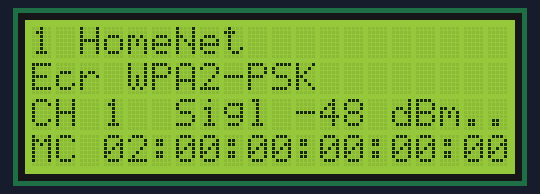
A sketch run on a simulated ESP32. Parts: 20×4 character LCD. A WiFi scan finds three made-up networks.

Above: at 3.2 s.
At 4.3 s:
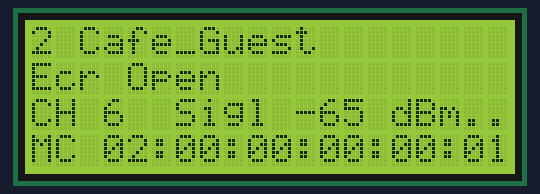
At 5.4 s:
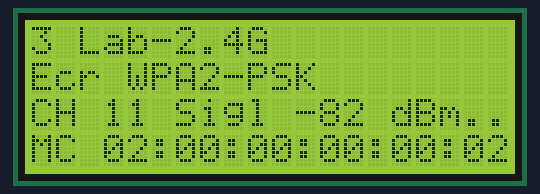

Measured:
- by itself, everything shown: repeats every 5.2 s, in 3 steps
- what the display in image 0 shows lasts 1.1 s, from 3.2 s to 4.3 s
- what the display in image 2 shows lasts 3.1 s, from 5.3 s to 8.4 s

The sketch:

WIFI_SCAN_LCD_I2C.ino
```cpp
#include <Wire.h>
#include <LiquidCrystal_I2C.h>  // biblhoteca para definirmos pinos digitais para comnicacao I2C
#include <SPI.h>                // Tabem vamos pressar da SPI
#include <WiFi.h>               // Essa e a bilhoteca princimpal para o Scan de redes wifi

LiquidCrystal_I2C lcd(0x27, 20, 4);  // DEfinimos o endereco do nonso periferico na comunicacao I2C no Numero de colunas e o numero de linhas

void printEncryptionType();      // Aqui esta a inicializacao da funcao que se responsabiliza por ver i tipo ade criptogradi disponivel
void listNetworks();              // Funcao que lista as redes
void printMacAddress();           // Funcao que lista os enderecos MACs de cada rede
int x;

void setup() {
  //pinMode(4, OUTPUT);
  // put your setup code here, to run once:
  Wire.begin(14, 15);      // Aquie definimos os pinos para ligarmos o LCD liquidCrsytal SDA e SCL
  lcd.begin(20, 4);        // Inicializamos a comunicacao para lcd de 20 colunas em cada 4 linhas
  lcd.init();              // Inicializamos o lcd
  lcd.backlight();         // Ligamos a liz de fundo do LCD
  lcd.setCursor(0,0);      // Colocamos o cursor na linha 0 e coluna 0
  //analogWrite(4, 150);
  delay(1000);
  //analogWrite(4, 1);

}

void loop() {
  // put your main code here, to run repeatedly:
  listNetworks();    // no loop vamos rodat o metodo que faz o sacn das redes...
}
void listNetworks() {
  // scan for nearby networks:
  int numSsid = WiFi.scanNetworks();
  if (numSsid == -1) {
    lcd.println("AP HIDEN");
    while (true);
  }
  if (numSsid<1){
    lcd.clear();
    lcd.setCursor(2, 0);
    lcd.print("WLAN unavailable");
    lcd.setCursor(10, 3);
    lcd.print("Scaning");
    delay(500);
    lcd.setCursor(17, 3);
    lcd.print(".");
    delay(500);
    lcd.setCursor(18, 3);
    lcd.print(".");
    delay(500);
    lcd.setCursor(19, 3);
    lcd.print(".");
    delay(500);

  }
  // Printar a lista de redes:
  //Serial.print("[*] Number of available networks:_");
  //Serial.print(numSsid);


  // Mostrar o numero das redes e os nomes das redes encontradas
  for (int thisNet = 0; thisNet < numSsid; thisNet++) {
    x=thisNet;
    lcd.clear();
    lcd.setCursor(0,0);
    lcd.print(thisNet+1);

    lcd.setCursor(2,0);
    lcd.print(WiFi.SSID(thisNet));
    lcd.setCursor(0,1);
    lcd.print("Ecr ");
    lcd.setCursor(4,1);
    printEncryptionType();
    lcd.setCursor(0,2);
    lcd.print("CH ");
    lcd.setCursor(3, 2);
    lcd.print(WiFi.channel(thisNet));
    lcd.setCursor(6, 2);
    lcd.print("Sigl ");
    lcd.setCursor(11, 2);
    lcd.print(WiFi.RSSI(thisNet));
    lcd.setCursor(15, 2);
    lcd.println("dBm");
    lcd.setCursor(18, 2);
    lcd.print("..");

    lcd.setCursor(0, 3);
    lcd.print("MC ");
    lcd.setCursor(3, 3);
    lcd.print(WiFi.BSSIDstr(thisNet));
    delay(1000);
    //
    //printEncryptionType();
  }
  //Serial.println("\n\n");
}

void printEncryptionType() {
  // read the encryption type and print out the name:

  switch (WiFi.encryptionType(x)) {
    case 0:
      lcd.print("Open");
      break;
    case 1:
      lcd.print("WEP");
      break;
    case 2:
      lcd.print("WPA");
      break;
    case 3:
      lcd.print("WPA2-PSK");
      break;
    case 4:
      lcd.print("WPA|WPA2 Persnl");
      break;
    case 5:
      lcd.print("WPA|WPA2 Enterp");
      break;
    default:
      lcd.print("*******");
      break;
  }
}
```
